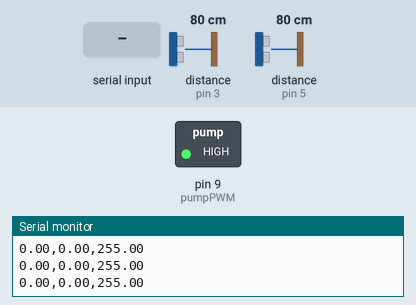
Recording of a sketch running on a simulated Arduino Uno, built with avr-gcc and run on an emulated ATmega328P. Parts: switched loads named in the sketch (green lamp = pin HIGH), the last lines printed to the serial monitor. Wiring (inferred from the names in the program): 2 × ultrasonic range finder: trigger pin 2, echo pin 3 / trigger pin 4, echo pin 5. Inputs (shaded band) come from the test bench; at power-on: distance to the obstacle (sensors on pin 5, pin 3) 80 cm. The echo pulse lasts 58.3 µs per cm; pins used as bus, display or sensor lines are not drawn.

Above: at 1.2 s.
1.3 s: distance to the obstacle (sensor on pin 5) set to 13 cm
2.8 s: distance to the obstacle (sensor on pin 5) set to 11 cm
At 5.1 s:
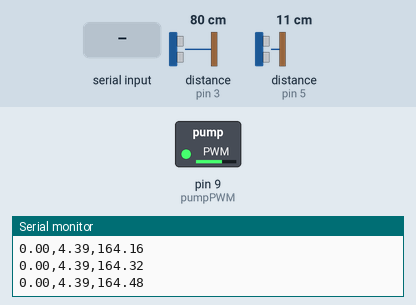
5.5 s: "90,45,200,10\n" received over Serial
At 6.6 s:
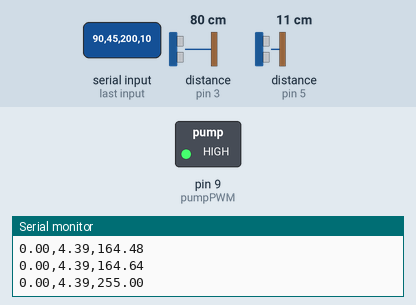
7.6 s: distance to the obstacle (sensor on pin 5) set to 2 cm
At 8.6 s:
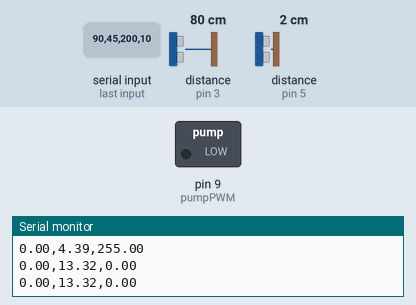
9.1 s: distance to the obstacle (sensor on pin 5) set to 4 cm
At 9.5 s:
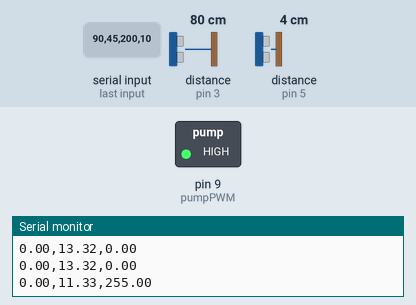
11.1 s: distance to the obstacle (sensor on pin 5) set to 6 cm
At 12.1 s:
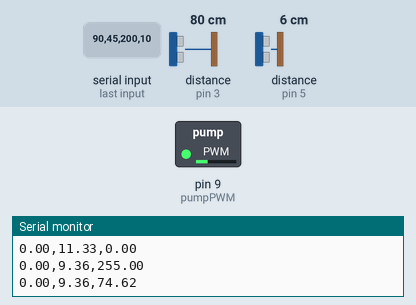
Timing chart, 0 to 15.1 s (numbered marks = the images above; inputs shaded):
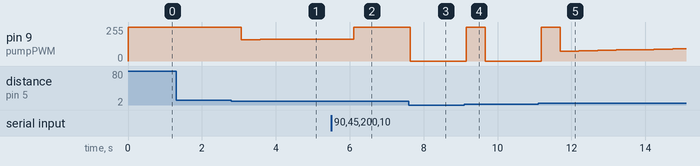

Measured:
- the behaviour switches between 12 and 11 cm on distance to the obstacle (sensor on pin 5) (found by bisection; images 0 and 1)
- the behaviour switches between 5 and 6 cm on distance to the obstacle (sensor on pin 5) (found by bisection; images 4 and 5)
- after the input at 2.8 s, pin 9 (pumpPWM): 255/255 → 161/255 after 0.27 s, → 163/255 0.51 s later, → 164/255 0.51 s later
- after the input at 5.5 s, pin 9 (pumpPWM): 164/255 → 255/255 after 0.61 s
- after the input at 7.6 s, pin 9 (pumpPWM): 255/255 → 0/255 at once
- after the input at 9.1 s, pin 9 (pumpPWM): 0/255 → 255/255 after 0.06 s, → 0/255 0.51 s later
- after the input at 11.1 s, pin 9 (pumpPWM): 0/255 → 255/255 after 0.09 s, → 74/255 0.51 s later, → 77/255 0.51 s later, → 80/255 0.51 s later, … (8 changes in this stretch)

The sketch:

2Tanks.ino
```cpp
#include <PID_v1.h>

// Tank heights
const float tankHeight1 = 13.0;
const float tankHeight2 = 15.0;

// Ultrasonic pins
const int trig1 = 2, echo1 = 3; // Tank 1
const int trig2 = 4, echo2 = 5; // Tank 2

// Pump control
const int pumpPWM = 9;

// PID variables
double setpoint = 6;
double input, output;
double Kp = 100, Ki = 1, Kd = 0.1;

// PID setup
PID myPID(&input, &output, &setpoint, Kp, Ki, Kd, DIRECT);

void setup() {
  Serial.begin(115200);

  pinMode(trig1, OUTPUT);
  pinMode(echo1, INPUT);
  pinMode(trig2, OUTPUT);
  pinMode(echo2, INPUT);
  pinMode(pumpPWM, OUTPUT);

  myPID.SetMode(AUTOMATIC);
  myPID.SetOutputLimits(0, 255); // PWM range
}

float getLevel(int trigPin, int echoPin, float tankHeight) {
  digitalWrite(trigPin, LOW);
  delayMicroseconds(2);
  digitalWrite(trigPin, HIGH);
  delayMicroseconds(10);
  digitalWrite(trigPin, LOW);

  long duration = pulseIn(echoPin, HIGH, 30000);
  float distance = duration * 0.034 / 2.0;

  float level = tankHeight - distance;
  if (level < 0) level = 0;
  if (level > tankHeight) level = tankHeight;
  return level;
}

void loop() {
  // Read tank levels
  float tank1Level = getLevel(trig1, echo1, tankHeight1);
  input = getLevel(trig2, echo2, tankHeight2);

  // Compute PID
  myPID.Compute();
  analogWrite(pumpPWM, (int)output);

  // --- Serial Receive Format: "Kp,Ki,Kd,Setpoint\n" ---
  if (Serial.available()) {
    String s = Serial.readStringUntil('\n');
    s.trim(); // Remove trailing newline
    int idx1 = s.indexOf(',');
    int idx2 = s.indexOf(',', idx1 + 1);
    int idx3 = s.indexOf(',', idx2 + 1);

    if (idx1 > 0 && idx2 > idx1 && idx3 > idx2) {
      // Extract values
      Kp = s.substring(0, idx1).toFloat();
      Ki = s.substring(idx1 + 1, idx2).toFloat();
      Kd = s.substring(idx2 + 1, idx3).toFloat();
      setpoint = s.substring(idx3 + 1).toFloat();

      // Update PID tunings
      myPID.SetTunings(Kp, Ki, Kd);
    }
  }

  // --- Send to LabVIEW ---
  Serial.print(tank1Level); Serial.print(",");
  Serial.print(input); Serial.print(",");
  Serial.println(output);

  delay(500);
}
```
